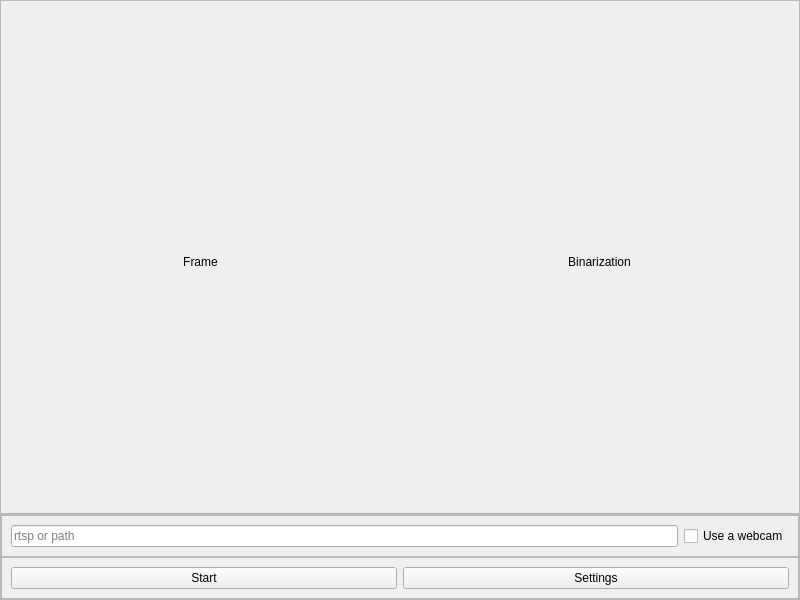
<?xml version="1.0" encoding="UTF-8"?>
<ui version="4.0">
 <class>MainWindow</class>
 <widget class="QMainWindow" name="MainWindow">
  <property name="geometry">
   <rect>
    <x>0</x>
    <y>0</y>
    <width>800</width>
    <height>600</height>
   </rect>
  </property>
  <property name="windowTitle">
   <string>MainWindow</string>
  </property>
  <widget class="QWidget" name="centralwidget">
   <layout class="QVBoxLayout" name="verticalLayout">
    <property name="spacing">
     <number>0</number>
    </property>
    <property name="leftMargin">
     <number>0</number>
    </property>
    <property name="topMargin">
     <number>0</number>
    </property>
    <property name="rightMargin">
     <number>0</number>
    </property>
    <property name="bottomMargin">
     <number>0</number>
    </property>
    <item>
     <widget class="QFrame" name="frame">
      <property name="sizePolicy">
       <sizepolicy hsizetype="Preferred" vsizetype="Expanding">
        <horstretch>0</horstretch>
        <verstretch>0</verstretch>
       </sizepolicy>
      </property>
      <property name="frameShape">
       <enum>QFrame::StyledPanel</enum>
      </property>
      <property name="frameShadow">
       <enum>QFrame::Raised</enum>
      </property>
      <layout class="QHBoxLayout" name="horizontalLayout">
       <property name="spacing">
        <number>0</number>
       </property>
       <property name="leftMargin">
        <number>0</number>
       </property>
       <property name="rightMargin">
        <number>0</number>
       </property>
       <property name="bottomMargin">
        <number>0</number>
       </property>
       <item>
        <widget class="QLabel" name="lbl_frame">
         <property name="text">
          <string>Frame</string>
         </property>
         <property name="alignment">
          <set>Qt::AlignCenter</set>
         </property>
        </widget>
       </item>
       <item>
        <widget class="QLabel" name="lbl_bin">
         <property name="text">
          <string>Binarization</string>
         </property>
         <property name="alignment">
          <set>Qt::AlignCenter</set>
         </property>
        </widget>
       </item>
      </layout>
     </widget>
    </item>
    <item alignment="Qt::AlignBottom">
     <widget class="QFrame" name="frame_2">
      <property name="frameShape">
       <enum>QFrame::StyledPanel</enum>
      </property>
      <property name="frameShadow">
       <enum>QFrame::Raised</enum>
      </property>
      <layout class="QVBoxLayout" name="verticalLayout_2">
       <property name="spacing">
        <number>0</number>
       </property>
       <property name="leftMargin">
        <number>0</number>
       </property>
       <property name="topMargin">
        <number>0</number>
       </property>
       <property name="rightMargin">
        <number>0</number>
       </property>
       <property name="bottomMargin">
        <number>0</number>
       </property>
       <item>
        <widget class="QFrame" name="frame_3">
         <property name="sizePolicy">
          <sizepolicy hsizetype="Preferred" vsizetype="Fixed">
           <horstretch>0</horstretch>
           <verstretch>0</verstretch>
          </sizepolicy>
         </property>
         <property name="frameShape">
          <enum>QFrame::StyledPanel</enum>
         </property>
         <property name="frameShadow">
          <enum>QFrame::Raised</enum>
         </property>
         <layout class="QHBoxLayout" name="horizontalLayout_2">
          <item>
           <widget class="QLineEdit" name="lbl_path">
            <property name="inputMask">
             <string/>
            </property>
            <property name="text">
             <string/>
            </property>
            <property name="placeholderText">
             <string>rtsp or path</string>
            </property>
           </widget>
          </item>
          <item>
           <widget class="QCheckBox" name="cb_webcam">
            <property name="text">
             <string>Use a webcam</string>
            </property>
           </widget>
          </item>
         </layout>
        </widget>
       </item>
       <item>
        <widget class="QFrame" name="frame_4">
         <property name="sizePolicy">
          <sizepolicy hsizetype="Preferred" vsizetype="Fixed">
           <horstretch>0</horstretch>
           <verstretch>0</verstretch>
          </sizepolicy>
         </property>
         <property name="frameShape">
          <enum>QFrame::StyledPanel</enum>
         </property>
         <property name="frameShadow">
          <enum>QFrame::Raised</enum>
         </property>
         <layout class="QHBoxLayout" name="horizontalLayout_3">
          <item>
           <widget class="QPushButton" name="btn_start">
            <property name="text">
             <string>Start</string>
            </property>
            <property name="checkable">
             <bool>true</bool>
            </property>
           </widget>
          </item>
          <item>
           <widget class="QPushButton" name="btn_settings">
            <property name="text">
             <string>Settings</string>
            </property>
            <property name="checkable">
             <bool>false</bool>
            </property>
           </widget>
          </item>
         </layout>
        </widget>
       </item>
      </layout>
     </widget>
    </item>
   </layout>
  </widget>
 </widget>
 <resources/>
 <connections/>
</ui>
